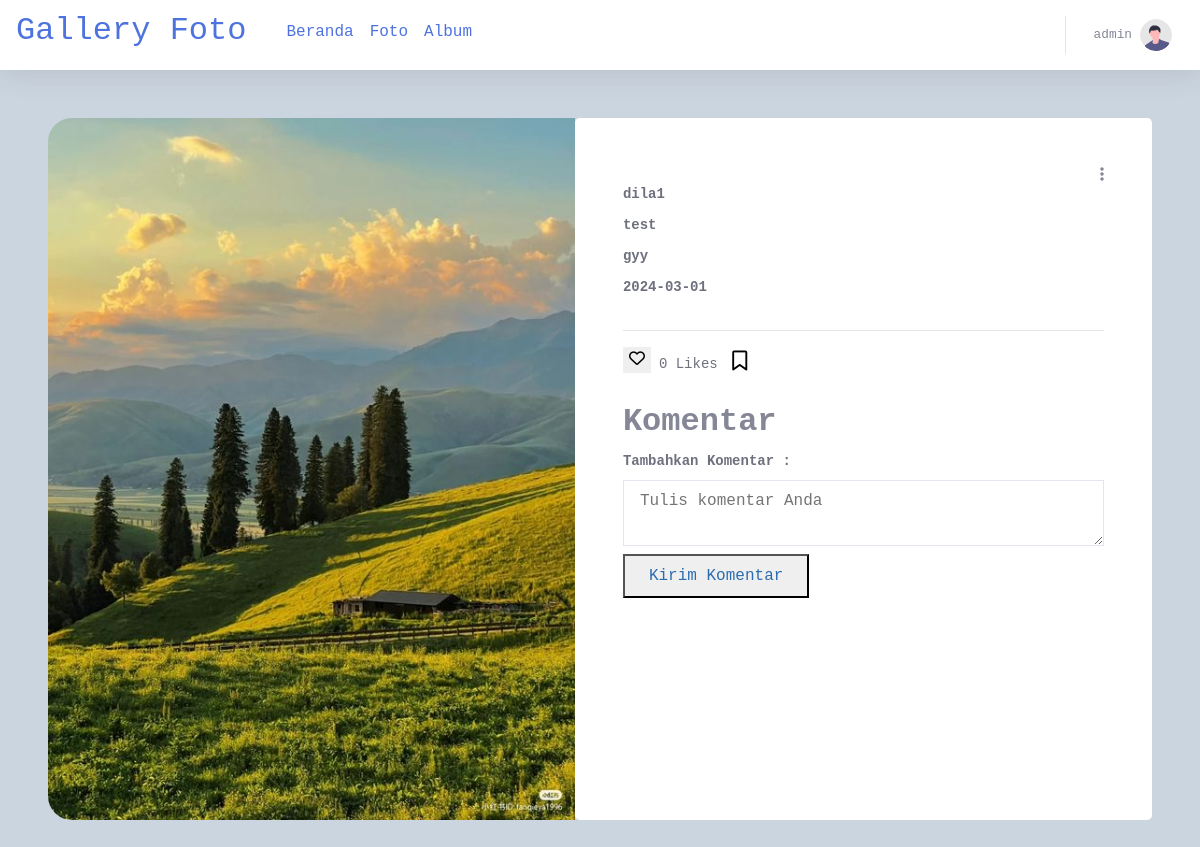
Page /admin/detail.php?id=91 (signed in) on the committed database.
### tables this page shows
CREATE TABLE `foto` (
  `FotoID` int(11) NOT NULL,
  `JudulFoto` varchar(255) NOT NULL,
  `DeskripsiFoto` text NOT NULL,
  `TanggalUnggah` date NOT NULL,
  `LokasiFile` varchar(255) NOT NULL,
  `AlbumID` int(11) NOT NULL,
  `UserID` int(11) NOT NULL,
  `created_at` timestamp NOT NULL DEFAULT current_timestamp() ON UPDATE current_timestamp()
);

CREATE TABLE `user` (
  `UserID` int(11) NOT NULL,
  `username` varchar(255) NOT NULL,
  `password` varchar(255) NOT NULL,
  `Email` varchar(255) NOT NULL,
  `Nama_Lengkap` varchar(255) NOT NULL,
  `Alamat` text NOT NULL,
  `role` varchar(50) NOT NULL,
  `created_at` timestamp NOT NULL DEFAULT current_timestamp() ON UPDATE current_timestamp()
);

### admin/detail.php (the view, shortened to what this page needs)
<?php
include "../koneksi.php";
$id = $_GET['id'];
$userid = $_SESSION["UserID"];
$result =mysqli_query($conn,"SELECT u.username,foto.JudulFoto,foto.FotoID,foto.* FROM foto
JOIN user u ON u.UserID=foto.UserID
where foto.FotoID=$id");
$data = mysqli_fetch_assoc($result);
?>
<!DOCTYPE html>
<html lang="en">
<head>
    <link href="../vendor/fontawesome-free/css/all.min.css" rel="stylesheet" type="text/css">
        <link rel="stylesheet" href="https://cdnjs.cloudflare.com/ajax/libs/font-awesome/5.15.3/css/all.min.css">
    <link href="../css/sb-admin-2.min.css" rel="stylesheet">
    <link rel="stylesheet" href="https://cdnjs.cloudflare.com/ajax/libs/font-awesome/6.5.1/css/all.min.css" />
</head>
        <div id="content-wrapper" class="d-flex flex-column">
            <div id="content">
                <nav class="navbar navbar-expand navbar-light bg-white topbar mb-4 static-top shadow">
                <h2 class="gallery-title text-primary">Gallery Foto</h2>
                <ul style='display:flex;gap:1em;list-style:none;align-items:center;top:5px;position:relative'>
                    <li class="nav-item">
                        <a href='admin.php'>Beranda</a>
                    </li>
                    <li class="nav-item">
                        <a href='datafoto.php'>Foto</a>
                    </li>
                    <li class="nav-item">
                        <a href='album.php'>Album</a>
                    </li>
                </ul>
                    <ul class="navbar-nav ml-auto">
                        <li class="nav-item dropdown no-arrow">
                            <a class="nav-link dropdown-toggle" href="#" id="userDropdown" role="button"
                                data-toggle="dropdown" aria-haspopup="true" aria-expanded="false">
                                <span class="mr-2 d-none d-lg-inline text-gray-600 small"><?= $_SESSION['username']  ?></span>
                                <img class="img-profile rounded-circle"
                                    src="../img/undraw_profile.svg">
                            </a>
                        </li>
                    </ul>
                </nav>
    <div class="container mx-auto">
        <div class="flex justify-center px-6 my-12">
            <div class="w-full xl:w-3/4 lg:w-11/12 flex">
                <div class="w-full h-auto bg-gray-400 hidden lg:block lg:w-1/2 bg-cover rounded-l-lg img-container">
                    <img src="../img/<?= $data['LokasiFile']?>" alt="">
                </div>
                <div class="w-full lg:w-1/2 bg-white p-5 rounded-lg lg:rounded-l-none relative">
                <div style='width:100%; position: relative;' class='d-flex flex-row-reverse'>
    <i id="dropdownIcon" class="fa-solid fa-ellipsis-vertical" onclick="toggleDropdown()"></i>
</div>
                        <div class="mb-4">
                        <label class="block mb-2 text-sm font-bold text-gray-700" for="email">
                        <?= $data['username'] ?>
                            </label>
                            <br>
                        <label class="block mb-2 text-sm font-bold text-gray-700" for="email">
                        <?= $data['JudulFoto'] ?>
                            </label>
                            <br>
                            <label class="block mb-2 text-sm font-bold text-gray-700" for="email">
                                <?= $data['DeskripsiFoto'] ?>
                            </label>
                            <br>
                            <label class="block mb-2 text-sm font-bold text-gray-700" for="email">
                                <?= $data['TanggalUnggah'] ?>
                            </label>
                        </div>
                        <hr class="mb-6 border-t" />
                        <div class="flex items-center mb-4">
    <?php
        $getlike = mysqli_query($conn,"SELECT * FROM likefoto WHERE FotoID = $id");
        $datalike = mysqli_fetch_assoc($getlike);
        $ceklike = mysqli_query($conn,"SELECT count(*) as jml FROM likefoto WHERE FotoID = $id and UserId = $userid ");
        $cekdatalike = mysqli_fetch_assoc($ceklike);
    ?>
    <?php
        if(!empty($datalike["FotoID"] ) && !empty($datalike["UserID"])){
                if($datalike["FotoID"] === $id && $cekdatalike["jml"] >= 1 ){
    ?>
        <form method="post" action="proses_like.php">
            <input type='number' name='fotoID' style="display:none" value='<?= $_GET['id']; ?>' />
            <input type='number' name='userID' style="display:none" value='<?= $_SESSION["UserID"] ?>'/>
            <button type='submit' name='hapus' style='border:none'>
                <i class="fas fa-heart" style="color: red;"></i>
            </button>
        </form>
            <?php }else{
                 ?>
                 <form method="post" action="proses_like.php">
                     <input type='number' name='fotoID' style="display:none" value='<?= $_GET['id']; ?>' />
                     <input type='number' name='userID' style="display:none" value='<?= $_SESSION["UserID"] ?>'/>
                     <button type='submit' name="tambah" style='border:none'>
                     <i class="far fa-heart"></i>
                     </button>
                 </form>
           <?php }
        } else{
        ?>
            <form method="post" action="proses_like.php">
                <button type='submit' name="tambah" style='border:none'>
                <i class="far fa-heart"></i>
                </button>
            </form>
        <?php } ?>
    <span class="ml-2 text-sm text-gray-700">
        <?= mysqli_num_rows($getlike) ?> Likes
<?php
    $checkresult = mysqli_query($conn,"SELECT * FROM foto WHERE AlbumID <> 0 AND FotoID = $id");
    if(mysqli_num_rows($checkresult)>0){
?>
<div class="" style="display: inline-block;">
    <form style="display:flex;flex-direction:row;justify-content:between" id="addToAlbumForm" method="post" action="prosesalbum.php">
        <input type="hidden" name="fotoID" value="<?= htmlspecialchars($_GET['id'] ?? '') ?>">
        <input type="hidden" id="selectedAlbumID" name="albumID" value="">
                <button type="submit" name='bookmark' class="dropbtn">
                    <i class="far fa-bookmark" style="background-color: black;" ></i>
                </button>
    </form>
</div>
<?php } else {?>
    <div class="dropdown" style="display: inline-block;">
        <form id="addToAlbumForm" method="post" action="prosesalbum.php">
                    <button type="button" class="dropbtn">
                        <i class="far fa-bookmark" style="color: black;"></i>
                    </button>
        </form>
    </div>
<?php } ?>
        </div>
<div class="mb-4">
    <h2 class="text-xl font-bold mb-2">Komentar</h2>
    <form action='komentar.php' method="post">
<div class="mb-2">
    <label class="block text-sm font-bold text-gray-700" for="comment">Tambahkan Komentar :</label>
    <textarea class="w-full h-20 px-3 py-2 border rounded-md" id="comment" name="comment" placeholder="Tulis komentar Anda"></textarea>
    <button class=" px-4 py-2 rounded-md hover:bg-blue-600" style="color: #2b6cb0;" type="submit">Kirim Komentar</button>
</div>
</form>
</div>
                </div>
            </div>
        </div>
    </div>
</body>
</html>

### admin/detail.php (style rules this page uses)
.img-container { height: 400px; overflow: hidden; }
.img-container img { width: 100%; height: 100%; object-fit: cover; }
.container { max-width: 100%; }
.flex { display: flex; }
.justify-center { justify-content: center; }
.px-6 { padding-left: 1.5rem; padding-right: 1.5rem; }
.my-12 { margin-top: 3rem; margin-bottom: 3rem; }
.w-full { width: 100%; }
.hidden { display: none; }
.lg\:block { display: block; }
.bg-gray-400 { background-color: #cbd5e0; }
.bg-cover { background-size: cover; }
.rounded-l-lg { border-top-left-radius: 1.5rem; border-bottom-left-radius: 1.5rem; }
.bg-white { background-color: #ffffff; }
.p-5 { padding: 1.25rem; }
.rounded-lg { border-radius: 0.375rem; }
.lg\:rounded-l-none { border-top-left-radius: 0; border-bottom-left-radius: 0; }
.mb-4 { margin-bottom: 1rem; }
.text-sm { font-size: 0.875rem; }
.font-bold { font-weight: bold; }
.text-gray-700 { color: #4a5568; }
.px-3 { padding-left: 0.75rem; padding-right: 0.75rem; }
.py-2 { padding-top: 0.5rem; padding-bottom: 0.5rem; }
.border { border-width: 1px; border-style: solid; }
.shadow { box-shadow: 0 4px 6px rgba(0, 0, 0, 0.1); }
.mr-2 { margin-right: 0.5rem; }
.border-t { border-top-width: 1px; }
.dropbtn { background-color: transparent; color: white; font-size: 20px; border: none; cursor: pointer; }

### rows in the picture
foto: LokasiFile (picture), UserID.username "dila1", JudulFoto "test", DeskripsiFoto "gyy", TanggalUnggah "2024-03-01"

### other values in the picture
$_SESSION['username'] "admin"
mysqli_num_rows($getlike) "0"
